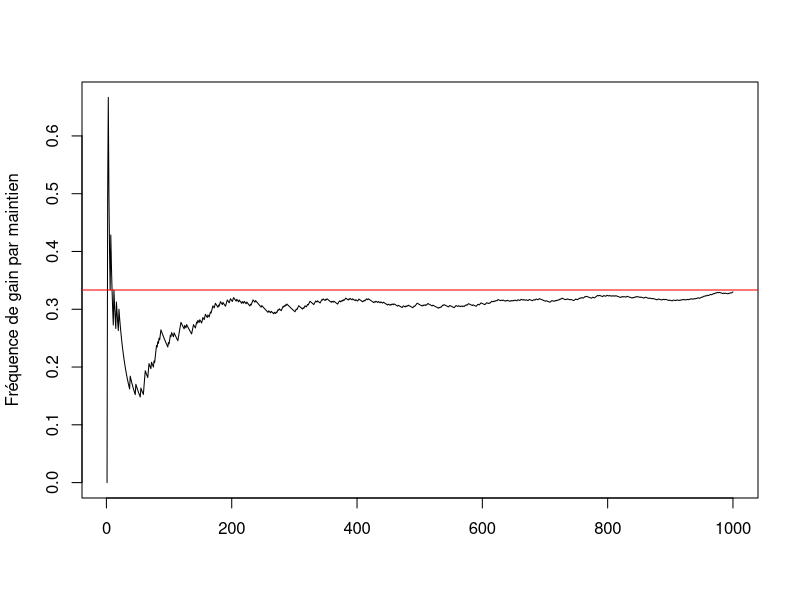
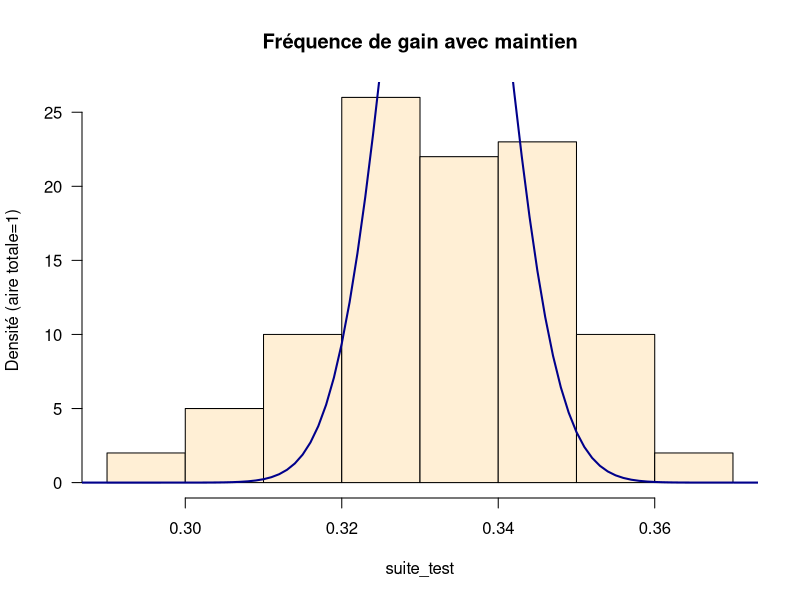

These charts were generated, in order, by the following R code:
#Exercice 1

freq_gain_maintien<-function(n){
  S_gain_maintien<-0
  for(i in 1:n){
    #x0 numéro porte voiture
    x0<-sample(c(1,2,3),1)
    #x1 choix candidat
    x1<-sample(c(1,2,3),1)
    #x2 choix animateur différent de x0 et x1
    d<-setdiff(c(1,2,3),c(x0,x1))
    if(length(d) == 1) x2<-d else x2<-sample(d,1)
    gain_maintien<-ifelse(x0==x1,1,0)
    #Remarque : si l'ensemble d a un seul élément x, l'échantilon retourné est l'intervalle 1:x
    #gain_maintien = 1 si gain par maintien de la porte choisie, 0 sinon
    S_gain_maintien<-S_gain_maintien+gain_maintien
  }
  return(S_gain_maintien/n)
}

suite_freq_gain_maintien<-function(n){
  #somme des gains si maintient
  suite_gain_maintien<-NULL
  S_gain_maintien<-0
  for(i in 1:n){
    #x0 numéro porte voiture
    x0<-sample(c(1,2,3),1)
    #x1 choix candidat
    x1<-sample(c(1,2,3),1)
    #x2 choix animateur différent de x0 et x1
    d<-setdiff(c(1,2,3),c(x0,x1))
    if(length(d) == 1) x2<-d else x2<-sample(d,1)
    gain_maintien<-ifelse(x0==x1,1,0)
    S_gain_maintien<-S_gain_maintien+gain_maintien
    suite_gain_maintien<-c(suite_gain_maintien,S_gain_maintien/i)
  }
  return(suite_gain_maintien)
}

n<-1000
plot(1:n,suite_freq_gain_maintien(n),type="l",xlab="",ylab="Fréquence de gain par maintien")
abline(h=1/3,col="red")

# Partie 2

#Xi suit la loi de bernoulli avec p=1/3

n<-10000
m<-1/3
sigma = 2/9
k = 3
pnorm(m+k*sigma/sqrt(n), m, sigma/sqrt(n)) - pnorm(m-k*sigma/sqrt(n), m, sigma/sqrt(n))

suite_freq_gain_maintien_gauss<-function(N,n){
  suite<-NULL
  for(i in 1:N){suite <- c(suite,freq_gain_maintien(n))}
  return(suite)
}

N<-100
n<-1000
suite_test<-suite_freq_gain_maintien_gauss(N,n)

print(length(suite_test[(suite_test>=m-1*sigma/sqrt(n)) & (suite_test<=m+1*sigma/sqrt(n))])/N)
print(length(suite_test[(suite_test>=m-2*sigma/sqrt(n)) & (suite_test<=m+2*sigma/sqrt(n))])/N)
print(length(suite_test[(suite_test>=m-3*sigma/sqrt(n)) & (suite_test<=m+3*sigma/sqrt(n))])/N)
print(length(suite_test[(suite_test<m-3*sigma/sqrt(n)) | (suite_test>m+3*sigma/sqrt(n))])/N)

hist(suite_test, freq=F, ylab="Densité (aire totale=1)", col="papayawhip", main="Fréquence de gain avec maintien", las=1)
m<-1/3
sigma<-1/3*2/3
f=function(x) (1/sqrt(2*pi)/(sigma/sqrt(n)) * exp(-(x-m)^2/2/(sigma/sqrt(n))^2))
curve(f, xlim=c(0.28,0.38),ylim=c(0,100),col="darkblue",lwd=2,add=T)

m1<-mean(suite_test)
sigma1<-sqrt(mean((suite_test-m1)^2))
print(m1)
print(sigma1)